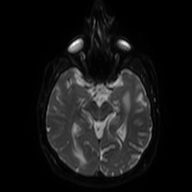
#> input picture png_brain_mri/0ab0775d5626fcb695eea833a25ec99a8f64b80a54cca89654919071.png, 192 x 192 px
$ jupyter execute 'GSoC - Emory project .ipynb'
#> lines starting #> are read from the running program, lines starting #| are printed output that depends on the picture; after the words box and inside, x2 and y2 are one past the last pixel; in counts of white or black regions, pixels touching at a corner belong together
## The PNG brain images used in this notebook are acquired using Niffler's PNG extraction module where it was applied on DICOM images downloaded from TCIA

### Import libraries

[cell 1]
import numpy as np
import matplotlib.pyplot as plt
import cv2

### Exploring on a test sample

[cell 2]
img = cv2.imread('png_brain_mri/0ab0775d5626fcb695eea833a25ec99a8f64b80a54cca89654919071.png',0)
#> img is the input picture: shape (192, 192); min 0, max 255, mean 21.1
img.shape
#> Out = (192, 192)

[cell 3]
plt.imshow(img, cmap='gray')

[cell 4]
np.max(img), np.min(img)
#> Out = (255, 0)

### After experimenting with some threshold values

[cell 5]
orig_img_copy = img.copy()
thresh_image = cv2.threshold(orig_img_copy, 45, 255, cv2.THRESH_BINARY)[1]
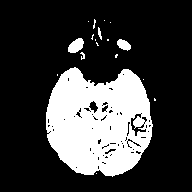
#> thresh_image: shape (192, 192); 24.3% white; 18 white regions (13 under 20 px)
plt.imshow(thresh_image, cmap='gray')

[cell 6]
contours,h = cv2.findContours(thresh_image, cv2.RETR_EXTERNAL, cv2.CHAIN_APPROX_SIMPLE)
#> contours = 18 contours, 15 with area under 20; largest, box (x1, y1, x2, y2) and area: (46, 67, 153, 177) 8856, (68, 38, 84, 53) 144, (117, 39, 131, 51) 94; h = 18 rows, first 6: [1, -1, -1, -1], [2, 0, -1, -1], [3, 1, -1, -1], [4, 2, -1, -1], [5, 3, -1, -1], [6, 4, -1, -1]
print(len(contours))
#| 18

for i in contours:
    x,y,w,h = cv2.boundingRect(i)
    cv2.rectangle(orig_img_copy, (x, y), (x + w, y + h), (255,0,0), 2)
#> this loop made 18 passes
#> (x, y, w, h) on passes 1, 3, 5, 6, 7, 8, 9, 12, 13, 14, 15, 16: (96, 173, 1, 1), (143, 79, 1, 1), (46, 67, 107, 110), (115, 54, 3, 4), (80, 52, 5, 8), (96, 42, 3, 4), (117, 39, 14, 12), (68, 38, 16, 15), (91, 34, 3, 6), (98, 27, 4, 13), (110, 22, 1, 1), (88, 21, 1, 1)
#> (i, x, y, w, h) on passes 2, 4, 10, 11: ([[154, 98], [154, 100], [155, 100], [155, 99]], 154, 98, 2, 3), ([[57, 74], [57, 75]], 57, 74, 1, 2), ([[107, 39], [107, 40], [108, 40], [108, 39]], 107, 39, 2, 2), ([[95, 39], [95, 40]], 95, 39, 1, 2)
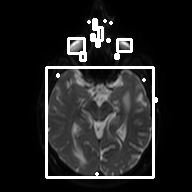
#> orig_img_copy: shape (192, 192); 5.68% of pixels changed, all inside (x1, y1, x2, y2) = (45, 18, 158, 179)

plt.imshow(orig_img_copy, cmap='gray')

## The images need some preprocessing and filtering to produce more accurate bounding boxes

## I will use histogram equalization, gaussian filter and median filter separately and also drops bounding boxes of area less than a stated threshold to ignore small artifacts in binarized image

[cell 7]
def draw_bounding_box(thresh_image, orig_img, area_thresh):
    '''
    Use the binarized image to find contours in image and draw bounding boxes around them.
    Note:  the function ignores the bounding boxes of area less than threshold

    Parameters:
    thresh_image: binary image
    orig_img: original image to draw bounding boxes on it
    area_thresh: minimum area for bounding box to be accepted and drawn

    return: None
    '''

    thresh_im = thresh_image.copy()
    contours,h = cv2.findContours(thresh_im, cv2.RETR_EXTERNAL, cv2.CHAIN_APPROX_SIMPLE)

    for i in contours:
        x,y,w,h = cv2.boundingRect(i)
        if get_box_area(w,h) < area_thresh:
            continue
        cv2.rectangle(orig_img, (x, y), (x + w, y + h), (255,0,0), 2)

[cell 8]
def get_box_area(width, height):
    '''
    get area of a box

    Parameters: width and height of box
    return: area
    '''
    return width*height

[cell 9]
plt.rcParams['figure.figsize'] = (10,10)

img_copy = img.copy()

equ_img = cv2.equalizeHist(img_copy)                              # Histogram Equalization
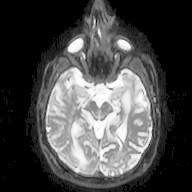
#> equ_img: shape (192, 192); min 0, max 255, mean 73.1
gauss_img = cv2.GaussianBlur(img_copy,(5,5),cv2.BORDER_DEFAULT)   # Gaussian filter
median_img = cv2.medianBlur(img_copy, 5)                          # Median filter

plt.subplot(1,3,1)
plt.imshow(equ_img, cmap='gray')
plt.title('Histogram Equalization')
plt.subplot(1,3,2)
plt.imshow(gauss_img, cmap='gray')
plt.title('Gaussian Filter')
plt.subplot(1,3,3)
plt.imshow(median_img, cmap='gray')
plt.title('Median Filter')

[cell 10]
thresh_equ = cv2.threshold(equ_img, 45, 255, cv2.THRESH_BINARY)[1]
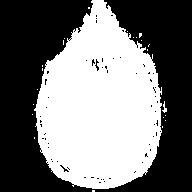
#> thresh_equ: shape (192, 192); 46.5% white; 23 white regions (21 under 20 px), largest, box (x1, y1, x2, y2) and area: (34, 0, 162, 189) 17069, (162, 101, 167, 113) 26
thresh_gauss = cv2.threshold(gauss_img, 45, 255, cv2.THRESH_BINARY)[1]
#> thresh_gauss: shape (192, 192); 25.1% white; 5 white regions (2 under 20 px), largest, box (x1, y1, x2, y2) and area: (46, 67, 153, 176) 8899, (67, 37, 84, 53) 186, (117, 39, 131, 50) 119
thresh_median = cv2.threshold(median_img, 45, 255, cv2.THRESH_BINARY)[1]
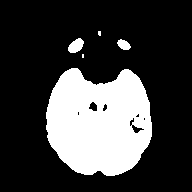
#> thresh_median: shape (192, 192); 24.8% white; 5 white regions (2 under 20 px)

plt.subplot(1,3,1)
plt.imshow(thresh_equ, cmap='gray')
plt.title('Histogram Equalization')
plt.subplot(1,3,2)
plt.imshow(thresh_gauss, cmap='gray')
plt.title('Gaussian Filter')
plt.subplot(1,3,3)
plt.imshow(thresh_median, cmap='gray')
plt.title('Median Filter')

[cell 11]
plt.rcParams['figure.figsize'] = (15,15)
img_copy_equ = img.copy()
img_copy_gauss = img.copy()
img_copy_median = img.copy()

area_thresh = 10
draw_bounding_box(thresh_equ, img_copy_equ, area_thresh)
#> in draw_bounding_box, `contours,h = cv2.findContours(thresh_im, cv2.RETR_EXTERNAL, cv2.CHAIN_..`: contours = 23 contours, 22 with area under 20; largest, box (x1, y1, x2, y2) and area: (34, 0, 162, 189) 16971; h = 23 rows, first 6: [1, -1, -1, -1], [2, 0, -1, -1], [3, 1, -1, -1], [4, 2, -1, -1], [5, 3, -1, -1], [6, 4, -1, -1]
#> the loop in draw_bounding_box, `for i in contours:` made 23 passes
#> (x, y, w, h) on passes 4, 5, 6, 7, 8, 9, 10, 15, 17, 18, 19, 21: (165, 120, 1, 1), (163, 117, 1, 1), (165, 115, 1, 1), (32, 114, 1, 1), (33, 104, 1, 1), (162, 101, 5, 12), (37, 89, 1, 1), (141, 40, 1, 1), (64, 38, 1, 1), (136, 37, 1, 1), (133, 37, 1, 1), (127, 31, 1, 1)
#> (i, x, y, w, h) on passes 1, 2, 3, 11, 12, 13: ([[92, 190], [92, 191], [94, 191], [94, 190]], 92, 190, 3, 2), ([[34, 137], [34, 138]], 34, 137, 1, 2), ([[162, 126], [162, 127]], 162, 126, 1, 2), ([[42, 68], [42, 70]], 42, 68, 1, 3), ([[42, 65], [42, 66]], 42, 65, 1, 2), ([[147, 49], [147, 50]], 147, 49, 1, 2)
#> after the loop in draw_bounding_box, `for i in contours:`:
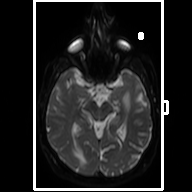
#> orig_img: shape (192, 192); min 0, max 255, mean 34
draw_bounding_box(thresh_gauss, img_copy_gauss, area_thresh)
#> in draw_bounding_box (call 2), `contours,h = cv2.findContours(thresh_im, cv2.RETR_EXTERNAL, cv2.CHAIN_..`: contours = 5 contours, 2 with area under 20; largest, box (x1, y1, x2, y2) and area: (46, 67, 153, 176) 8838, (67, 37, 84, 53) 164, (117, 39, 131, 50) 101; h = [[1, -1, -1, -1], [2, 0, -1, -1], [3, 1, -1, -1], [4, 2, -1, -1], [-1, 3, -1, -1]]
#> the loop in draw_bounding_box (call 2), `for i in contours:` made 5 passes
#> (x, y, w, h) on passes 1 to 5: (46, 67, 107, 109), (81, 53, 4, 6), (117, 39, 14, 11), (67, 37, 17, 16), (98, 30, 4, 6)
draw_bounding_box(thresh_median, img_copy_median, area_thresh)
#> call 3 of draw_bounding_box, with area_thresh = 10
#> in draw_bounding_box (call 3), `contours,h = cv2.findContours(thresh_im, cv2.RETR_EXTERNAL, cv2.CHAIN_..`: contours = 5 contours, 2 with area under 20; largest, box (x1, y1, x2, y2) and area: (46, 68, 152, 176) 8848, (68, 38, 84, 53) 142, (117, 39, 131, 50) 86
#> the loop in draw_bounding_box (call 3), `for i in contours:` made 5 passes
#> (x, y, w, h) on passes 1, 3, 4, 5: (46, 68, 106, 108), (117, 39, 14, 11), (68, 38, 16, 15), (98, 31, 3, 5)
#> (i, x, y, w, h) on pass 2: ([[82, 54], [82, 57], [83, 57], [83, 54]], 82, 54, 2, 4)
#> after the loop in draw_bounding_box (call 3), `for i in contours:`:
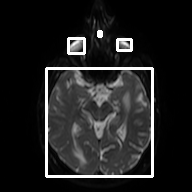
#> orig_img: shape (192, 192); min 0, max 255, mean 31.7

plt.subplot(1,5,1)
plt.imshow(img, cmap='gray')
plt.title('Image')
plt.subplot(1,5,2)
plt.imshow(orig_img_copy, cmap='gray')
plt.title('No Filters')
plt.subplot(1,5,3)
plt.imshow(img_copy_equ, cmap='gray')
plt.title('Histogram Equalization')
plt.subplot(1,5,4)
plt.imshow(img_copy_gauss, cmap='gray')
plt.title('Gaussian Filter')
plt.subplot(1,5,5)
plt.imshow(img_copy_median, cmap='gray')
plt.title('Median Filter')

# Try Median filter with another image

[cell 12]
image = cv2.imread('png_brain_mri/54a4c466542ada7fb1799c6beaaee1c7aeafbd3fa47b1e7fcbeb2221.png',0)
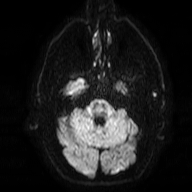
#> input picture png_brain_mri/54a4c466542ada7fb1799c6beaaee1c7aeafbd3fa47b1e7fcbeb2221.png, 192 x 192 px
#> image is the input picture: shape (192, 192); min 0, max 255, mean 30.6
image_copy = image.copy()
median_image = cv2.medianBlur(image_copy, 5)
thresh_image = cv2.threshold(median_image, 45, 255, cv2.THRESH_BINARY)[1]
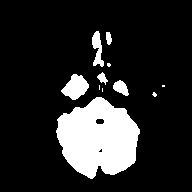
#> thresh_image: shape (192, 192); 15.8% white; 11 white regions (5 under 20 px)
draw_bounding_box(thresh_image, image_copy, area_thresh)
#> call 4 of draw_bounding_box, with area_thresh = 10
#> in draw_bounding_box (call 4), `contours,h = cv2.findContours(thresh_im, cv2.RETR_EXTERNAL, cv2.CHAIN_..`: contours = 11 contours, 5 with area under 20; largest, box (x1, y1, x2, y2) and area: (56, 97, 140, 179) 4714, (61, 74, 89, 100) 411, (92, 31, 104, 67) 204, (113, 80, 129, 96) 136, (97, 72, 108, 85) 56, (106, 32, 112, 45) 45; h = [[1, -1, -1, -1], [2, 0, -1, -1], [3, 1, -1, -1], [4, 2, -1, -1], [5, 3, -1, -1], [6, 4, -1, -1], [7, 5, -1, -1], [8, 6, -1, -1], [9, 7, -1, -1], [10, 8, -1, -1], [-1, 9, -1, -1]]
#> the loop in draw_bounding_box (call 4), `for i in contours:` made 11 passes
#> (x, y, w, h) on passes 1, 2, 6, 7, 8, 9, 10, 11: (56, 97, 84, 82), (152, 92, 5, 5), (113, 80, 16, 16), (61, 74, 28, 26), (97, 72, 11, 13), (107, 63, 4, 4), (106, 32, 6, 13), (92, 31, 12, 36)
#> (i, x, y, w, h) on passes 3 to 5: ([[102, 88], [102, 91]], 102, 88, 1, 4), ([[162, 85], [162, 86], [164, 86], [164, 85]], 162, 85, 3, 2), ([[99, 85], [99, 89]], 99, 85, 1, 5)
#> after the loop in draw_bounding_box (call 4), `for i in contours:`:
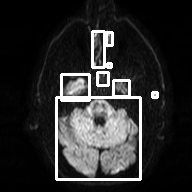
#> orig_img: shape (192, 192); min 0, max 255, mean 43.1

plt.subplot(1,2,1)
plt.imshow(image, cmap='gray')
plt.title('Original Image')
plt.subplot(1,2,2)
plt.imshow(image_copy, cmap='gray')
plt.title('Image with bounding boxes')
